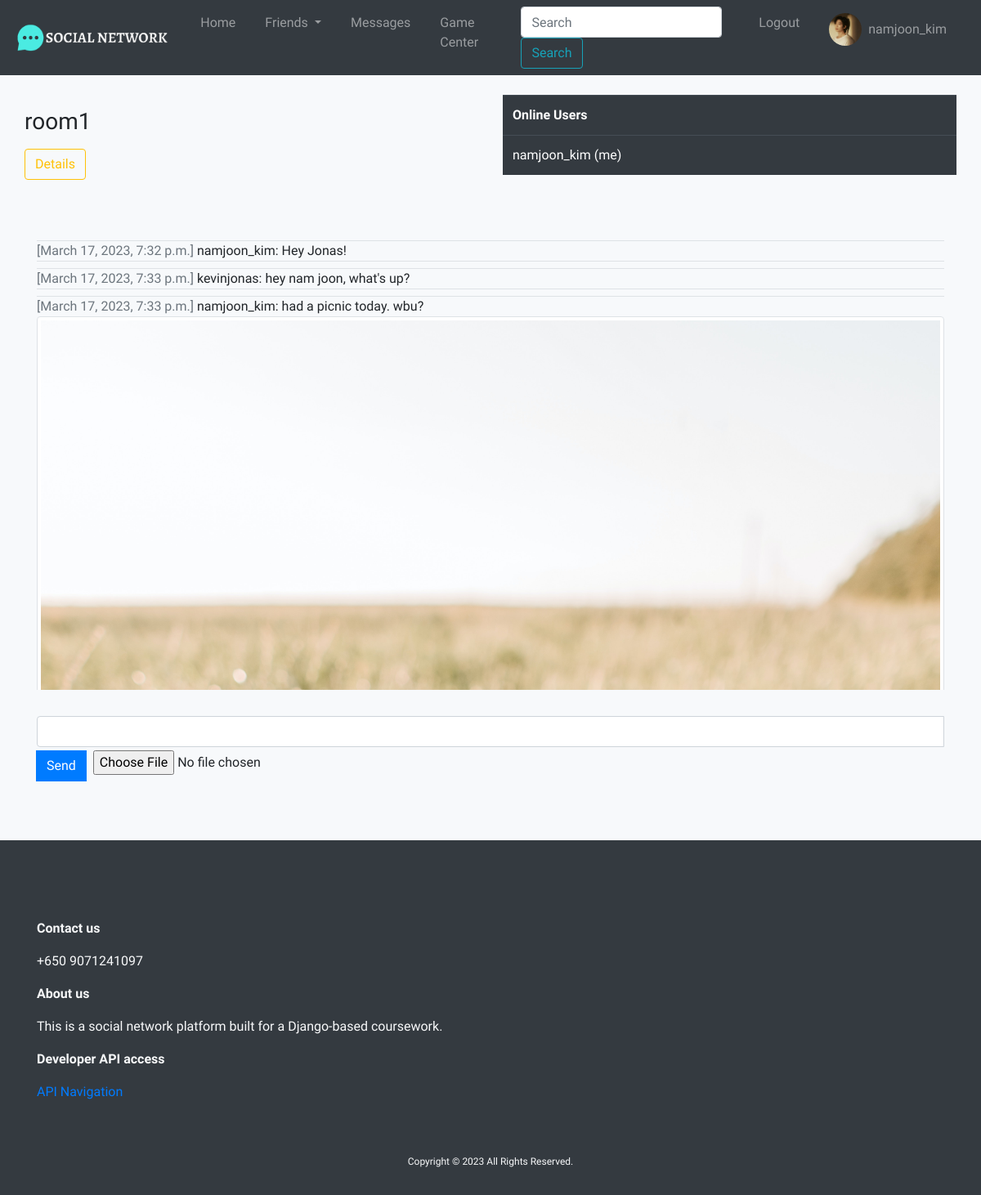
/chat/room1/ (signed in), run on the app's committed database.
### account/models.py (models this page shows, shortened)
class UserProfile(models.Model):
    user = models.OneToOneField(User, on_delete=models.CASCADE,
                                related_name='profile')
    date_of_birth = models.CharField(blank=False,
                                     max_length=100)
    profile_picture = models.ImageField(upload_to='profile_pictures/',
                                        default='profile_pictures/default.jpg')
    created_date = models.DateTimeField(default=timezone.now)
    friends = models.ManyToManyField(User, blank=True,
                                     related_name='friends_list')

### chat/models.py (models this page shows, shortened)
class ChatRoom(models.Model):
    room_name = models.CharField(max_length=128,
                                 unique=True,
                                 blank=False)
    users = models.ManyToManyField(User, blank=True)
    @property
    def num_members(self):
        return self.users.count()
    def online_members(self):
        online_list = []
        for member in self.users.all():
            if member.profile.online:
                online_list.append(member)
        return online_list

class ChatMessage(models.Model):
    room = models.ForeignKey(ChatRoom, on_delete=models.CASCADE,
                             related_name="room_message")
    sender = models.ForeignKey(User, on_delete=models.CASCADE)
    timestamp = models.DateTimeField(auto_now_add=True)
    content = models.TextField(blank=True, null=True)
    image = models.ImageField(upload_to='chat_uploads/',
                              blank=True, null=True)
    objects = MessageManager()

### chat/views.py (the view)
# urls.py: path('<str:room_name>/', ChatRoomView.as_view(), name='chat_room'),
class ChatRoomView(LoginRequiredMixin, View):
    template_name = 'chat/chatroom.html'
    def get(self, request, room_name):
        room = ChatRoom.objects.filter(room_name=room_name).first()
        messages = []
        context = {}
        if room:
            messages = ChatMessage.objects.by_timestamp(room=room).reverse()
            num_members = room.num_members
            context['num_members'] = num_members
            context['online_members'] = room.online_members()
            if request.user in room.users.all():
                context['messages'] = messages
        context['room_name'] = room_name
        context['current_user'] = request.user.username
        return render(request, 'chat/chatroom.html', context)

### chat/models.py (called while the page is built)
    def by_timestamp(self, room):
        return ChatMessage.objects.filter(room=room).order_by("-timestamp")

### templates/chat/chatroom.html (shortened to what this page needs)
{% extends 'base.html' %}
{% load bootstrap4 %}
{% load static %}
{% block content %}
<div id="chatroomlist-page">
    <div class="container-fluid text-left">
        <div class="mt-4 mb-5">
            <div class="row mb-1">
                <div class="col">
                    <h3 class="my-3">{{ room_name }}</h3>
                    <button type="button" class="text-left text-small btn btn-outline-warning" data-toggle="modal" data-target=".about-room-modal">Details</button>
                </div>
                <div class="col form-group">
                    <table class="table table-hover table-dark">
                        <tbody>
                            <th>Online Users</th>
                            {% for member in online_members %}
                                {% if member.username != current_user %}
                                <tr>
                                    <td>
                                        {{ member.username }}
                                    </td>
                                    <td>
                                        <span class="btn-group" role="group">
                                            <button id="pm-friend-btn" class="btn btn-info mr-1" type="button" value="{{ member.username }}">Private Message</button>
                                        </span>
                                    </td>
                                </tr>
                                {% else %}
                                <tr>
                                    <td>
                                        {{ member.username }} &#40;me&#41;
                                    </td>
                                </tr>
                                {% endif %}
                            {% endfor %}
                        </tbody>
                    </table>
                </div>
            </div>
        </div>
        <div class="container">
            <div id="chat-log" class="overflow-auto" cols="100" readonly rows="20" style="width:100%;height: 550px;">
                {% if messages %}
                    {% for message in messages.all %}
                    <div class="message mb-2 mb-2 border-bottom border-top mb-2">
                        <span class="message-sender text-muted">&#91;{{ message.timestamp }}&#93; </span>
                        <span class="message-username fw-bold">{{ message.sender.username }}&#58; </span>
                        <span class="message-content">{{ message.content }}</span>
                        {% if message.image %}
                            <span class="message-image"><img src="{{ message.image.url }}" class="mb-2 uploaded-image img-fluid img-thumbnail px-1 border" alt="Image sent"></span>
                        {% endif %}
                    </div>
                    {% endfor %}
                {% endif %}
            </div>
        </div>
        <br>
        <div class="container input-group mt-2 w-100">
            <input id="chat-message-input" class="form-control w-100 textInput mb-1" type="text">
            <div id = "message-controls" class="input-group-append">
                <input id="chat-message-submit" class="mr-2 btn btn-primary" type="button" value="Send">
                <input id="image-message-upload" type="file" name="files" accept="image/*"/>
            </div>
        </div>
    </div>
</div>
{% endblock %}

### templates/base.html
{% load bootstrap4 %}
{% load static %}
<!DOCTYPE html>
<html lang="en">
        {% include "./navbar.html" %}
        <div class="container-fluid">
            {% block content %}
            {% endblock content %}
        </div>
        {% include 'footer.html' %}
    </body>
</html>

### templates/navbar.html (shortened to what this page needs)
{% load bootstrap4 %}
{% load static %}
{% include "./header.html" %}
<body>
<nav class="navbar navbar-expand-lg bg-dark navbar-dark mb-4 ">
  {% if user.is_authenticated %}
  <a class="navbar-brand" href="{% url 'home' %}">
      <img class="img-fluid mx-auto logo" src="{% static 'images/site-logo.png' %}" alt="logo">
  </a>
  {% else %}
    <a class="navbar-brand" href="{% url 'index' %}">
        <img class="img-fluid mx-auto logo" src="{% static 'images/site-logo.png' %}" alt="logo">
    </a>
  {% endif %}
    <div class="collapse navbar-collapse" id="navbarToggler">
      <ul class="navbar-nav ml-auto">
        {% if user.is_authenticated %}
        <li class="nav-item">
          <a class="nav-link" href="{% url 'home' %}">Home</a>
        </li>
        <li class="nav-item dropdown">
          <a class="nav-link dropdown-toggle" href="#" id="navbarDropdownMenuLink" data-toggle="dropdown" aria-haspopup="true" aria-expanded="false">
            Friends
          </a>
        </li>
        <li class="nav-item">
          <a class="nav-link" href="{% url 'chat:chatroom_list' %}">Messages</a>
        </li>
        <li class="nav-item">
          <a class="nav-link" href="{% url 'game:create_game' %}">Game Center</a>
        </li>
        <li class="nav-item">
          <form class="form-inline my-2 my-lg-0" method="GET" action="{% url 'account:search-profile' %}">
            <input class="form-control mr-sm-2" type="text" name="q" placeholder="Search" value="{{ request.GET.q }}">
            <button class="btn btn-outline-info my-2 my-sm-0" type="submit">Search</button>
          </form>
        </li>
        <li class="nav-item">
          <a class="nav-link" href="{% url 'logout' %}">Logout</a>
        </li>
        <li class="nav-item">
          <div>
            <a class="nav-link d-flex align-items-center" href="{% url 'account:profile' user.username %}">
              <img src="{{ user.profile.profile_picture.url }}" class="rounded-circle"  width="40" height="40" style="object-fit:cover;" alt="User profile picture"/>
              <p class="mx-2 my-0"> {{ user.username }} </p>
            </a>
          </div>
        </li>
        {% endif %}
      </ul>
    </div>
</nav>

### templates/header.html (shortened to what this page needs)
{% load static %}
<head>
    <link rel="stylesheet" href="https://cdn.jsdelivr.net/npm/bootstrap@4.6.2/dist/css/bootstrap.min.css">
    <link rel="stylesheet" type="text/css" href="{% static 'css/stylesheet.css' %}">
</head>

### templates/footer.html (shortened to what this page needs)
{% load bootstrap4 %}
{% load static %}
<br>
<footer">
    <div class="container-fluid bg-dark text-light mt-5 pt-5">
        <div class="container py-5">
            <div class="col">
                <p class="row"><strong>Contact us</strong></p>
                <p class="row">+650 9071241097</p>
            </div>
            <div class="col">
                <p class="row"><strong>About us</strong></p>
                <p class="row">This is a social network platform built for a Django-based coursework.</p>
            </div>
            <div class="col">
                <p class="row"><strong>Developer API access</strong></p>
                <a class="row" href="{% url 'api:api_list' %}">API Navigation</a>
            </div>
        </div>
        <div class="container text-center py-3">
            <p style="font-size:12px">Copyright © 2023 All Rights Reserved.</p>
        </div>
    </div>

### static/css/stylesheet.css (style rules this page uses)
body { background-color: #f7f9fb; font-family: 'Catamaran', sans-serif; }
.navbar-brand img { max-height: 50px; }
.nav-item { padding: 0px 10px 0px 10px; }

### data on the page
ChatRoom: room_name "room1"
ChatMessage: timestamp "March 17, 2023, 7:32 p.m.", sender.username "namjoon_kim", content "Hey Jonas!"
ChatMessage: timestamp "March 17, 2023, 7:33 p.m.", sender.username "kevinjonas", content "hey nam joon, what's up?"
ChatMessage: timestamp "March 17, 2023, 7:33 p.m.", sender.username "namjoon_kim", content "had a picnic today. wbu?", image (picture)

### other printed values
{{ user.username }} "namjoon_kim"
{{ member.username }} "namjoon_kim"
